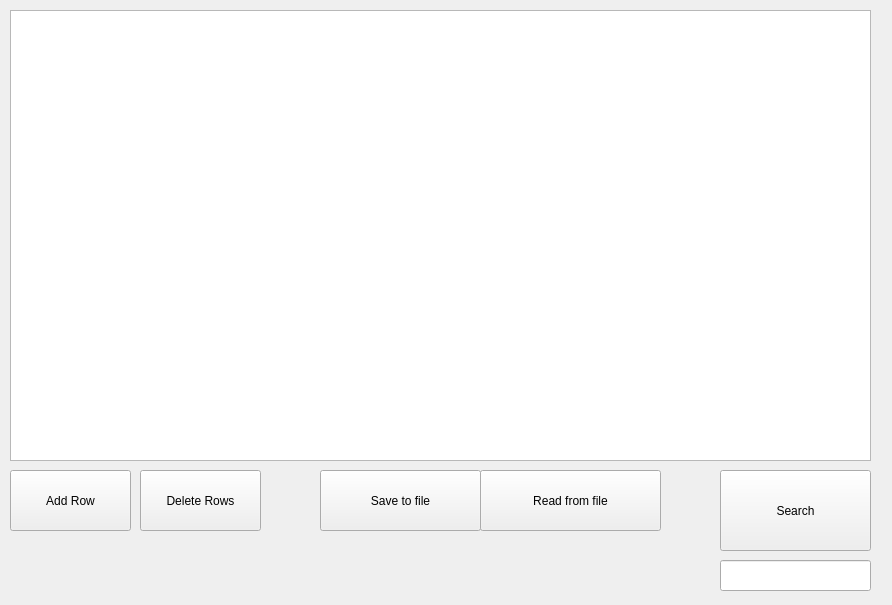
<?xml version="1.0" encoding="UTF-8"?>
<ui version="4.0">
 <class>MainWindow</class>
 <widget class="QMainWindow" name="MainWindow">
  <property name="geometry">
   <rect>
    <x>0</x>
    <y>0</y>
    <width>892</width>
    <height>605</height>
   </rect>
  </property>
  <property name="windowTitle">
   <string>MainWindow</string>
  </property>
  <widget class="QWidget" name="centralwidget">
   <widget class="QTableWidget" name="tableWidget">
    <property name="geometry">
     <rect>
      <x>10</x>
      <y>10</y>
      <width>861</width>
      <height>451</height>
     </rect>
    </property>
   </widget>
   <widget class="QToolButton" name="addButton">
    <property name="geometry">
     <rect>
      <x>10</x>
      <y>470</y>
      <width>121</width>
      <height>61</height>
     </rect>
    </property>
    <property name="text">
     <string>Add Row</string>
    </property>
   </widget>
   <widget class="QToolButton" name="deleteButton">
    <property name="geometry">
     <rect>
      <x>140</x>
      <y>470</y>
      <width>121</width>
      <height>61</height>
     </rect>
    </property>
    <property name="text">
     <string>Delete Rows</string>
    </property>
   </widget>
   <widget class="QToolButton" name="writeButton">
    <property name="geometry">
     <rect>
      <x>320</x>
      <y>470</y>
      <width>161</width>
      <height>61</height>
     </rect>
    </property>
    <property name="text">
     <string>Save to file</string>
    </property>
   </widget>
   <widget class="QToolButton" name="readButton">
    <property name="geometry">
     <rect>
      <x>480</x>
      <y>470</y>
      <width>181</width>
      <height>61</height>
     </rect>
    </property>
    <property name="text">
     <string>Read from file</string>
    </property>
   </widget>
   <widget class="QPushButton" name="searchButton">
    <property name="geometry">
     <rect>
      <x>720</x>
      <y>470</y>
      <width>151</width>
      <height>81</height>
     </rect>
    </property>
    <property name="text">
     <string>Search</string>
    </property>
   </widget>
   <widget class="QLineEdit" name="lineEdit">
    <property name="geometry">
     <rect>
      <x>720</x>
      <y>560</y>
      <width>151</width>
      <height>31</height>
     </rect>
    </property>
   </widget>
  </widget>
 </widget>
 <resources/>
 <connections/>
</ui>
